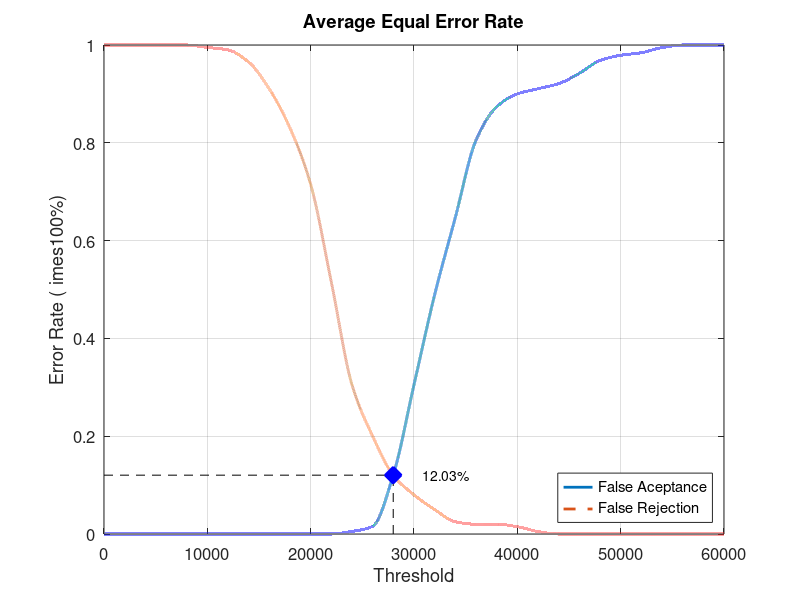
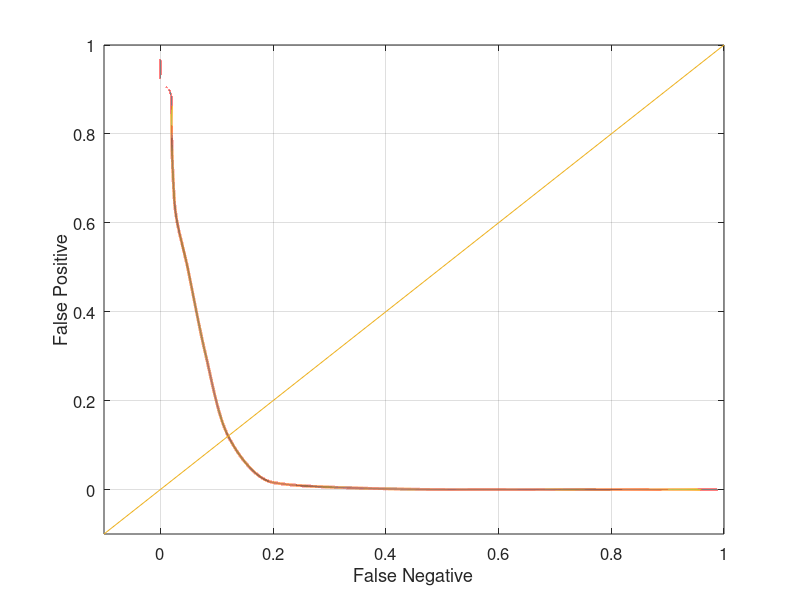

MATLAB code for these plots, in order:
close all;
clear;
clc;
x = 0:2000:60000;
xq = 0:0.5:60000;

y0 = [0 0 0 0 0 0 0 0 0 0 0 0 0.00526316 0.0157895 0.121053 0.305263 0.489474 0.647368 0.805263 0.873684 0.9 0.910526 0.921053 0.942105 0.968421 0.978947 0.984211 0.994737 1 1 1]
yy0 = interp1(x, y0, xq, 'pchip');
y1 = [1 1 1 1 1 0.995 0.99 0.965 0.91 0.83 0.715 0.515 0.305 0.2 0.12 0.08 0.05 0.025 0.02 0.02 0.015 0.005 0 0 0 0 0 0 0 0 0]
yy1 = interp1(x, y1, xq, 'pchip');

% Calculating EER: 
y2 = abs(y0 - y1);
find(y2 == min(y2))
yy2 = abs(yy0 - yy1);
xEER = find(yy2 == min(yy2));
xEERIndex = xq(xEER) % X-axis EER
yEER = yy0(xEER) % Y-axis EER

main = figure
plot(xq, yy0,'-','LineWidth', 2);	hold on
plot(xq, yy1,'--','LineWidth', 2);	hold on
plot([xEERIndex xEERIndex], [0 yEER], 'k--');	hold on
plot([0 xEERIndex], [yEER yEER], 'k--');	hold on
plot(xEERIndex, yEER, 'bx', 'LineWidth', 10);	hold on
text(xEERIndex + 10 * xEERIndex / 100, yEER, [num2str(round((10000 * yEER)) / 100) '%'])
legend('False Aceptance', 'False Rejection', 'Location', 'SouthEast')
xlabel('Threshold')
ylabel('Error Rate (	imes100%)')
title('Average Equal Error Rate')
set(gca, 'FontSize', 12)
axis([0 60000 0 1])
grid on

print(main, 'Database3_2Main', '-dpng');
FNRxFPR = figure('Color', [1 1 1]);
plot(yy1, yy0, '-', yy1, yy0, 'LineWidth', 2);
hold on
y = -0.1:0.1:1
plot(y, y); 
set(gca, 'FontSize', 12)
xlabel('False Negative')
ylabel('False Positive')
axis([-0.1 1 -0.1 1])
set(gca, 'FontSize', 12)
grid on

print(FNRxFPR, 'Database3_2FNRxFPR','-dpng');
